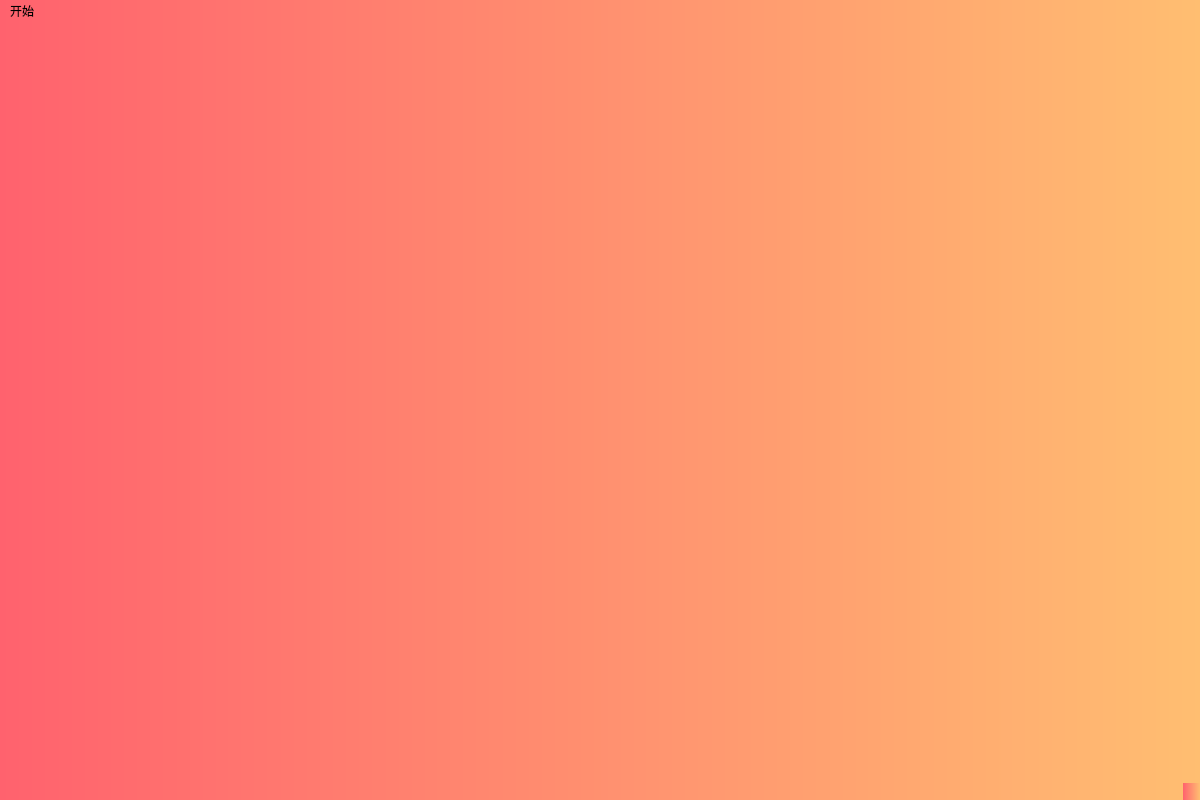
<?xml version="1.0" encoding="UTF-8"?>
<ui version="4.0">
 <class>MainWindow</class>
 <widget class="QMainWindow" name="MainWindow">
  <property name="enabled">
   <bool>true</bool>
  </property>
  <property name="geometry">
   <rect>
    <x>0</x>
    <y>0</y>
    <width>1200</width>
    <height>800</height>
   </rect>
  </property>
  <property name="sizePolicy">
   <sizepolicy hsizetype="Fixed" vsizetype="Fixed">
    <horstretch>0</horstretch>
    <verstretch>0</verstretch>
   </sizepolicy>
  </property>
  <property name="windowTitle">
   <string>悟空五子棋</string>
  </property>
  <property name="autoFillBackground">
   <bool>false</bool>
  </property>
  <property name="styleSheet">
   <string notr="true">
background: qlineargradient(x1: 0, y1: 0, x2: 1, y2: 0,stop: 0 #FF626E, stop: 1.0 #FFBE71);
</string>
  </property>
  <widget class="QWidget" name="centralwidget">
   <property name="enabled">
    <bool>false</bool>
   </property>
   <property name="sizePolicy">
    <sizepolicy hsizetype="Expanding" vsizetype="Expanding">
     <horstretch>0</horstretch>
     <verstretch>0</verstretch>
    </sizepolicy>
   </property>
   <layout class="QHBoxLayout" name="horizontalLayout_2">
    <item>
     <layout class="QHBoxLayout" name="horizontalLayout" stretch="2,1">
      <property name="spacing">
       <number>0</number>
      </property>
      <property name="sizeConstraint">
       <enum>QLayout::SetDefaultConstraint</enum>
      </property>
      <item>
       <widget class="QWidget" name="left_widget" native="true">
        <property name="contextMenuPolicy">
         <enum>Qt::NoContextMenu</enum>
        </property>
        <property name="styleSheet">
         <string notr="true">
background: transparent;</string>
        </property>
       </widget>
      </item>
      <item>
       <widget class="QWidget" name="right_widget" native="true">
        <property name="enabled">
         <bool>false</bool>
        </property>
        <property name="styleSheet">
         <string notr="true">
background:transparent;</string>
        </property>
       </widget>
      </item>
     </layout>
    </item>
   </layout>
  </widget>
  <widget class="QMenuBar" name="menubar">
   <property name="geometry">
    <rect>
     <x>0</x>
     <y>0</y>
     <width>1200</width>
     <height>26</height>
    </rect>
   </property>
   <widget class="QMenu" name="menu">
    <property name="title">
     <string>开始</string>
    </property>
   </widget>
   <addaction name="menu"/>
  </widget>
  <widget class="QStatusBar" name="statusbar"/>
 </widget>
 <resources/>
 <connections/>
</ui>
